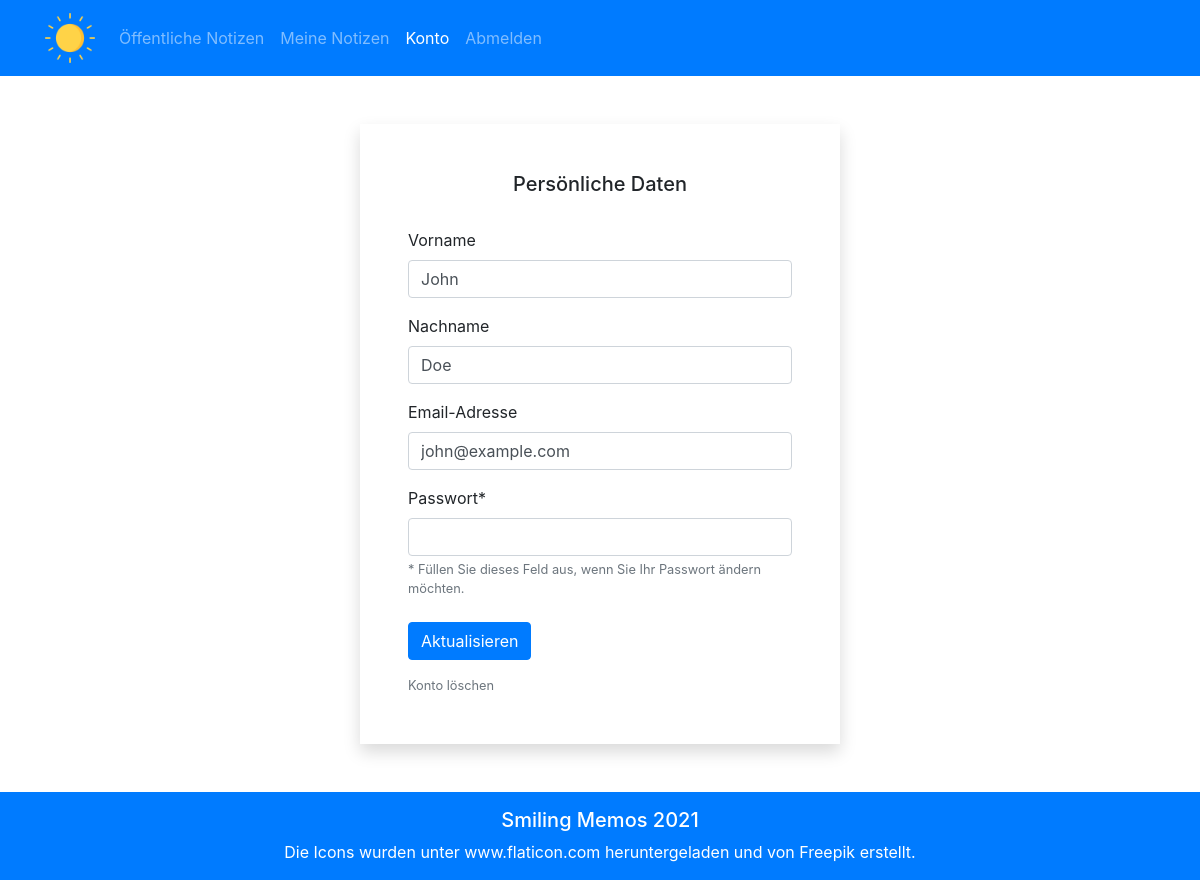
The page /index.php/account (signed in) on the database its author committed.
### tables this page shows
CREATE TABLE `authors` (
  `id` int NOT NULL,
  `first_name` varchar(20) NOT NULL,
  `last_name` varchar(20) NOT NULL,
  `email_address` varchar(50) NOT NULL,
  `password` text NOT NULL,
  `role` enum('user','admin') NOT NULL,
  `active` enum('0','1') NOT NULL,
  `temporary_key` varchar(255) NOT NULL DEFAULT ''''''
);

### src/AbstractController.php (called while the page is built, shortened)
<?php
	abstract class AbstractController {
		protected function render($fileName, $parameters) {
			extract($parameters);
			include __DIR__ . "/../view/header.php";
			include __DIR__ . "/../view/{$fileName}.php";
			include __DIR__ . "/../view/footer.php";
		}
	    protected function escape($string) {
	        return htmlentities($string, ENT_QUOTES, "UTF-8");
	    }
        protected function escape1dArray($array) {
            $newArray = [];
            foreach ($array as $key => $value) {
                $newArray[$key] = $this->escape($value);
            }
            return $newArray;
        }
        protected function output1dArray($result) {
            $array = $result->fetch_assoc();
            if (is_null($array)) {
                return [];
            } else {
                return $array;
            }
        }
	}
?>

### src/AccountController.php (called while the page is built, shortened)
<?php
	class AccountController extends AbstractController {
		private $authorsRepository;
		public function __construct($authorsRepository) {
			$this->authorsRepository = $authorsRepository;
		}
		public function prepareAccount() {
			$author = $this->authorsRepository->getAuthor($_SESSION["id"]);
            $passwordError = "";
            $emailAddressExists = null;
            $updatedAuthor = null;
			$this->render(
				"account",
				[
					"author" => $author,
                    "emailAddressExists" => $emailAddressExists,
					"passwordError" => $passwordError,
					"updatedAuthor" => $updatedAuthor
				]
			);
		}
	}
?>

### index.php (called while the page is built, shortened)
<?php
	require "init.php";
	$routes = [
		"/register" => [
			"controller" => "RegisterController",
			"method" => "prepareRegistration"
		],
		"/activateaccount" => [
			"controller" => "RegisterController",
			"method" => "activateAccount"
		],
		"/login" => [
			"controller" => "LoginController",
			"method" => "prepareLogin"
		],
		"/logout" => [
			"controller" => "LogoutController",
			"method" => "logOut"
		],
		"/forgotpassword" => [
			"controller" => "PasswordController",
			"method" => "forgotPassword"
		],
		"/resetpassword" => [
			"controller" => "PasswordController",
			"method" => "resetPassword"
		],
		"/openmemos" => [
			"controller" => "MemosController",
			"method" => "prepareOpenMemos"
		],
		"/mymemos" => [
			"controller" => "MemosController",
			"method" => "prepareMyMemos"
		],
		"/account" => [
			"controller" => "AccountController",
			"method" => "prepareAccount"
		],
		"/admindashboard" => [
			"controller" => "AdminDashboardController",
			"method" => "prepareAdminDashboard"
		],
		"/ajax" => [
			"controller" => "AjaxService",
			"method" => "makeRequest"
		]
	];
	if (! isset($_SERVER["PATH_INFO"])) {
		$home = $container->createInstance("HomeController");
		$home->prepareHome();
	}
	else {
		$route = $routes[$_SERVER["PATH_INFO"]];
		$controller = $container->createInstance($route["controller"]);
		$method = $route["method"];
		$controller->$method();
	}
?>

### src/AuthorsRepository.php (called while the page is built, shortened)
<?php
	class AuthorsRepository extends AbstractController {
		private $connection;
        public function __construct($dbConnection) {
            $this->connection = $dbConnection;
        }
        public function getAuthor($id) {
            $statement = $this->connection->prepare("
                SELECT * FROM `authors`
                WHERE `id` = ?;
            ");
            $statement->bind_param("i", $id);
            if (! $statement->execute()) {
                return [];
            }
            $result = $statement->get_result();
            $array = $this->output1dArray($result);
            return $this->escape1dArray($array);
        }
	}
?>

### view/account.php (the view, shortened to what this page needs)
<?php
  if (! empty($author)) {
?>
<main>
  <div class="container p-5 my-5 shadow form40">
    <h5 class="pb-4 text-center">Persönliche Daten</h5>
    <form action="<?php echo $_SERVER["PHP_SELF"]; ?>" method="post">
      <div class="form-group">
        <label for="firstName">Vorname</label>
        <input type="text" id="firstName" class="form-control" name="first_name" aria-describedby="first name" value="<?php echo $author["first_name"]; ?>" required>
      </div>
      <div class="form-group">
        <label for="lastName">Nachname</label>
        <input type="text" id="lastName" class="form-control" name="last_name" aria-describedby="last name" value="<?php echo $author["last_name"]; ?>" required>
      </div>
      <div class="form-group">
        <label for="emailAddress" class="mb-0">Email-Adresse</label>
        <input type="email" id="emailAddress" class="form-control" name="email_address" aria-describedby="email address" value="<?php echo $author["email_address"]; ?>" required>
      </div>
      <div class="form-group">
        <label for="password" class="mb-0">Passwort*</label>
        <input type="password" id="password" class="form-control" name="password" aria-describedby="password">
        <small class="form-text text-muted">
          * Füllen Sie dieses Feld aus, wenn Sie Ihr Passwort ändern möchten.
        </small>
      </div>
      <button type="submit" class="btn btn-primary mt-2">Aktualisieren</button>
    </form>
    <small id="userDeleteAccount" class="form-text text-muted mt-3">
      Konto löschen
    </small>
  </div>
</main>
<?php
  }
?>

### css/styles.css (style rules this page uses)
.form40 { max-width: 40% !important; }
#userDeleteAccount { cursor: pointer; }

### rows shown on the page
authors: first_name "John", last_name "Doe", email_address "john@example.com"
